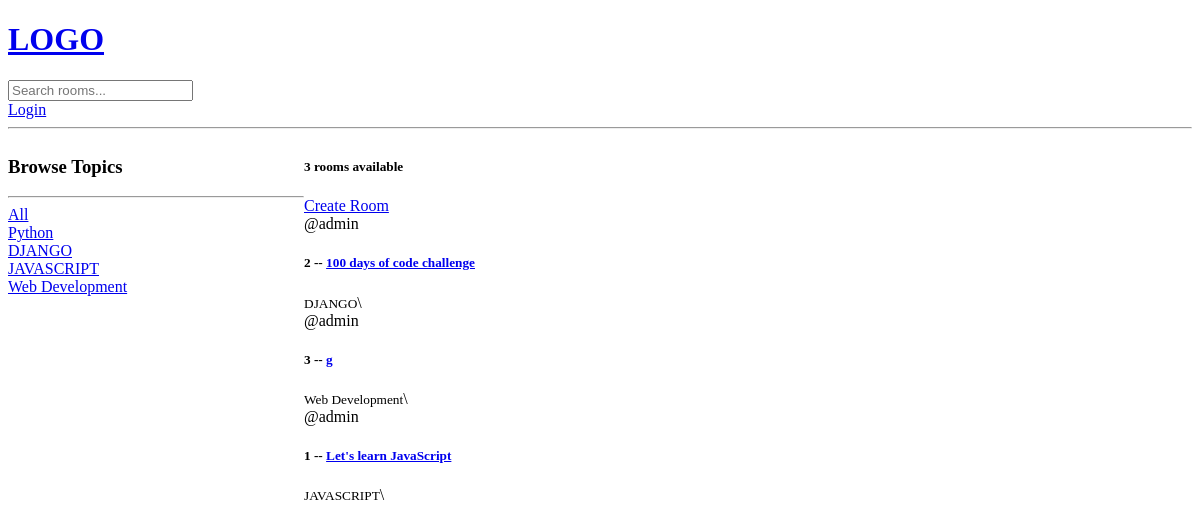
The app's page /, older data.
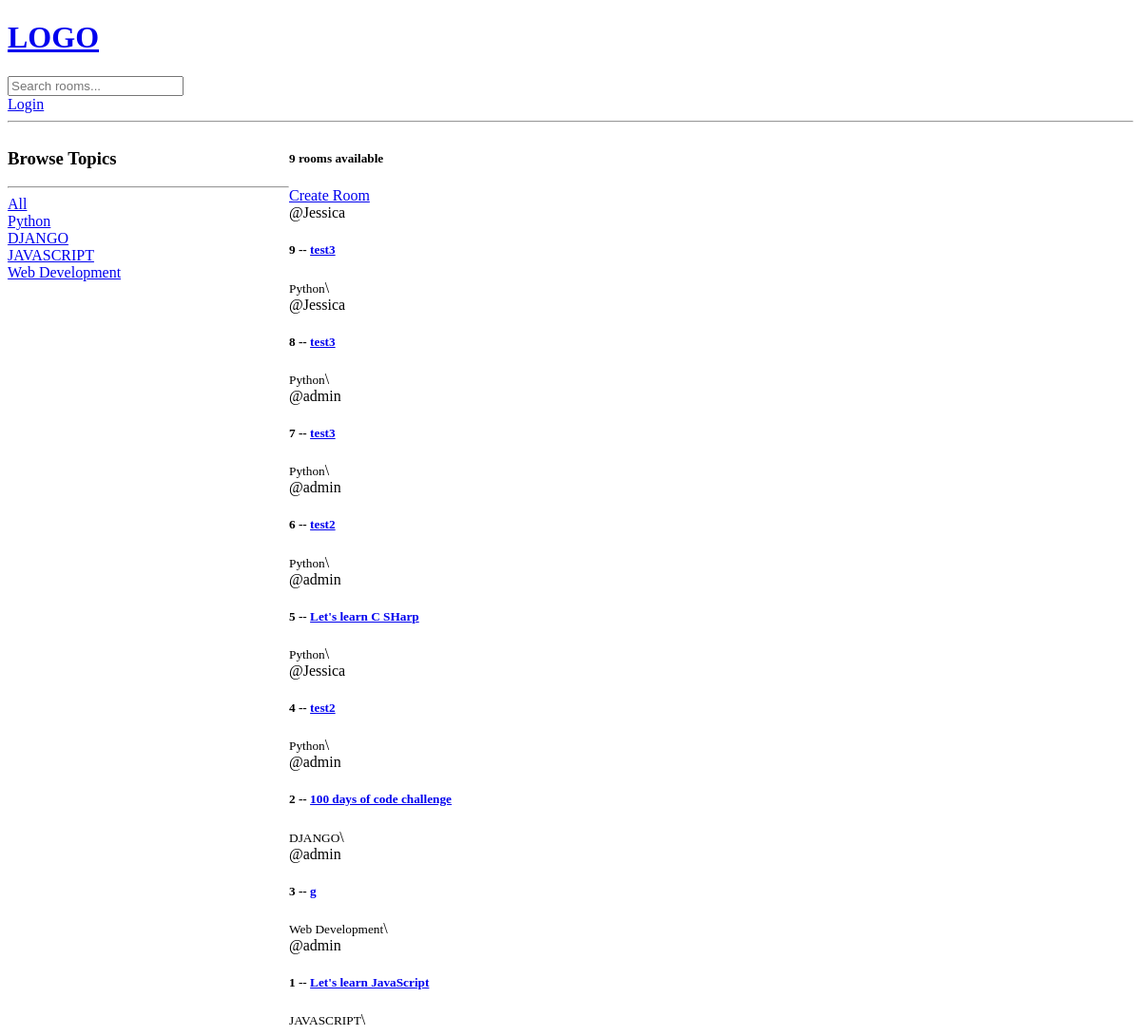
The same page, newer data.
### MovieRecommender/models.py (models this page shows, shortened)
class Topic(models.Model):
    name = models.CharField(max_length=200)

class Room(models.Model):
    host = models.ForeignKey(User, on_delete=models.SET_NULL, null=True)
    topic = models.ForeignKey(Topic, on_delete=models.SET_NULL, null=True)
    name = models.CharField(max_length=200)
    description = models.TextField(null=True, blank=True)
    participants = models.ManyToManyField(User,related_name="participants", blank=True)
    updated = models.DateTimeField(auto_now=True)
    created = models.DateTimeField(auto_now_add=True)
    class Meta:
        ordering = ['-updated', '-created']

### MovieRecommender/views.py (the view)
# urls.py: path('', views.home, name='home'),
def home(request):
    q = request.GET.get('q') if request.GET.get('q') is not None else ''
    rooms = Room.objects.filter(
        Q(topic__name__contains=q) |
        Q(name__icontains=q) |
        Q(description__icontains=q)
    )
    topics = Topic.objects.all()
    room_count = rooms.count()
    context = {'rooms': rooms, 'topics': topics, 'room_count': room_count}
    return render(request, 'MovieRecommender/home.html', context)

### MovieRecommender/templates/MovieRecommender/home.html (shortened to what this page needs)
{%  extends 'main.html' %}
{%  block content  %}
<div class="home-container">
    <div>
        <h3> Browse Topics</h3>
        <hr>
        <div>
            <a href="{% url 'home'  %}">All</a>
        </div>
        {% for topic in topics %}
            <div>
                <a href="{% url 'home'  %}?q={{ topic.name }}">{{ topic.name }}</a>
            </div>
        {%  endfor %}
    </div>
    <div>
        <h5>{{ room_count }} rooms available</h5>
        <a href = "{% url 'create-room'  %}">Create Room</a>
        <div>
        {%  for room in rooms %}
                <div>
                    <span> @{{ room.host.username }}</span>
                    <h5>{{ room.id }} -- <a href="/room/{{ room.id }}"> {{ room.name }}</a></h5>
                    <small>{{ room.topic.name }}</small>\
                </div>
        {%  endfor %}
        </div>
    </div>
</div>
{% endblock content %}

### templates/main.html (shortened to what this page needs)
<!DOCTYPE html>
<html lang="en">
<head>
</head>
<body>
    {% include 'navbar.html' %}
    {%  block content  %}
    {%  endblock content %}
</body>
</html>

### templates/navbar.html
<a href="/">
    <h1> LOGO</h1>
</a>
<form method ="GET" action = "{% url 'home' %}">
    <input type = "text" name ="q" placeholder="Search rooms..."/>
</form>
{% if request.user.is_authenticated %}
    <p>Hello {{ request.user }}</p>
    <a href = "{% url 'logout' %}">Logout</a>
{% else %}
    <a href = "{%  url 'login' %}">Login</a>
{% endif %}
<hr>

### MovieRecommender/templates/MovieRecommender/home.html (style rules this page uses)
.home-container { display:grid; grid-template-columns: 1fr 3fr; }

Row changes from the older to the newer data that the page shows:
added Room: host.username "Jessica", id "9", name "test3", topic.name "Python"
added Room: host.username "Jessica", id "8", name "test3", topic.name "Python"
added Room: host.username "admin", id "7", name "test3", topic.name "Python"
added Room: host.username "admin", id "6", name "test2", topic.name "Python"
added Room: host.username "admin", id "5", name "Let's learn C SHarp", topic.name "Python"
added Room: host.username "Jessica", id "4", name "test2", topic.name "Python"
Text that changed along with them:
{{ room_count }}: "3" → "9"
